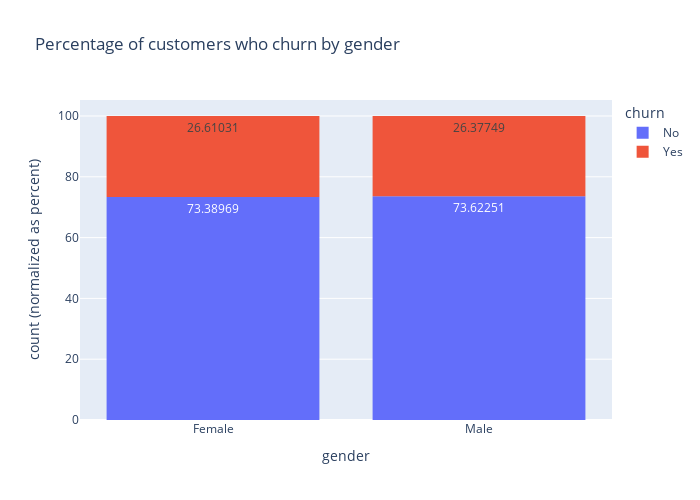
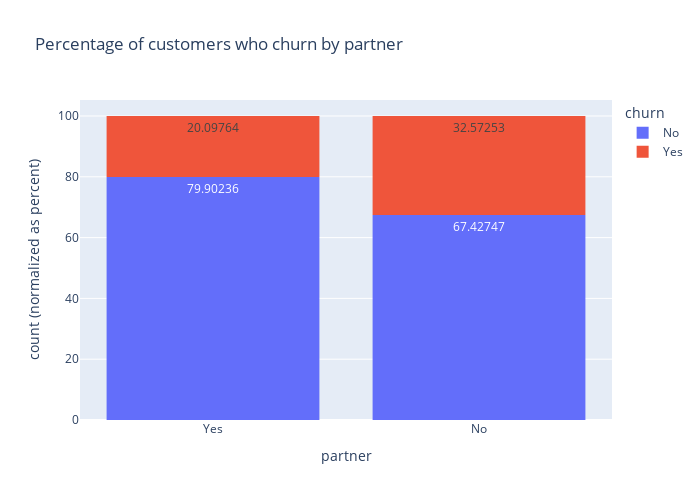
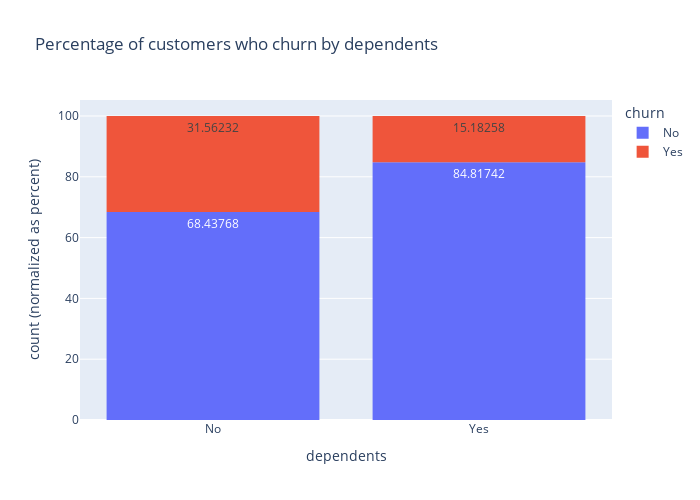
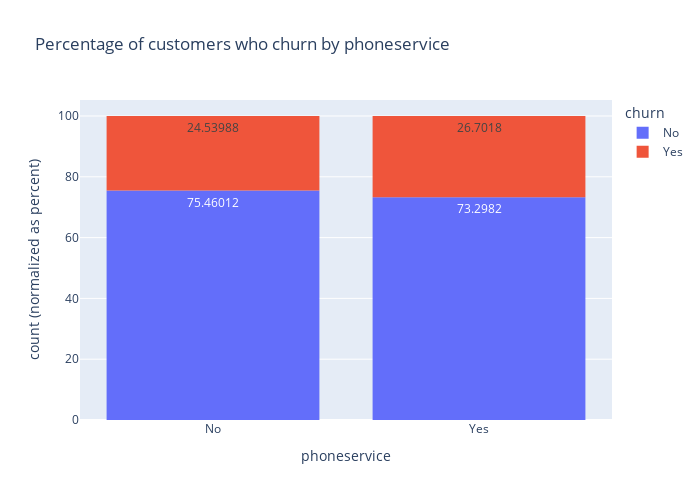

Notebook code for these charts, in order:
### Markdown cell above
### Bivariate Analysis

### Code cell
# visualizing distribution of categorical columns
figsize = (700, 500)

for column in categoricals:
    
    
    #Visualize the raw numbers of relative churn rates
    fig = px.histogram(df, x=df[column], text_auto=True, color=df["churn"],
                       
                       barnorm="percent", barmode="relative",
                       title=f"Percentage of customers who churn by {column} ")
                   
    fig.update_layout(width=figsize[0], height=figsize[1])
    
    fig.show()

### Figure 1 — Plotly figure (JSON) as saved in the notebook; plotly's stock layout.template omitted (floating-point values rounded to 4 significant figures; data arrays with more than 128 entries replaced by an {"elided": "..."} marker saying what was removed)
{"data": [{"alignmentgroup": "True", "bingroup": "x", "hovertemplate": "churn=No<br>gender=%{x}<br>count (normalized as percent)=%{y}<extra></extra>", "legendgroup": "No", "marker": {"color": "#636efa", "pattern": {"shape": ""}}, "name": "No", "offsetgroup": "No", "orientation": "v", "showlegend": true, "texttemplate": "%{value}", "type": "histogram", "x": {"elided": "3707 str values"}, "xaxis": "x", "yaxis": "y"}, {"alignmentgroup": "True", "bingroup": "x", "hovertemplate": "churn=Yes<br>gender=%{x}<br>count (normalized as percent)=%{y}<extra></extra>", "legendgroup": "Yes", "marker": {"color": "#EF553B", "pattern": {"shape": ""}}, "name": "Yes", "offsetgroup": "Yes", "orientation": "v", "showlegend": true, "texttemplate": "%{value}", "type": "histogram", "x": {"elided": "1336 str values"}, "xaxis": "x", "yaxis": "y"}], "layout": {"barmode": "relative", "barnorm": "percent", "height": 500, "legend": {"title": {"text": "churn"}, "tracegroupgap": 0}, "title": {"text": "Percentage of customers who churn by gender "}, "width": 700, "xaxis": {"anchor": "y", "domain": [0, 1], "title": {"text": "gender"}}, "yaxis": {"anchor": "x", "domain": [0, 1], "title": {"text": "count (normalized as percent)"}}}}

### Figure 2 — Plotly figure (JSON) as saved in the notebook; plotly's stock layout.template omitted (floating-point values rounded to 4 significant figures; data arrays with more than 128 entries replaced by an {"elided": "..."} marker saying what was removed)
{"data": [{"alignmentgroup": "True", "bingroup": "x", "hovertemplate": "churn=No<br>partner=%{x}<br>count (normalized as percent)=%{y}<extra></extra>", "legendgroup": "No", "marker": {"color": "#636efa", "pattern": {"shape": ""}}, "name": "No", "offsetgroup": "No", "orientation": "v", "showlegend": true, "texttemplate": "%{value}", "type": "histogram", "x": {"elided": "3707 str values"}, "xaxis": "x", "yaxis": "y"}, {"alignmentgroup": "True", "bingroup": "x", "hovertemplate": "churn=Yes<br>partner=%{x}<br>count (normalized as percent)=%{y}<extra></extra>", "legendgroup": "Yes", "marker": {"color": "#EF553B", "pattern": {"shape": ""}}, "name": "Yes", "offsetgroup": "Yes", "orientation": "v", "showlegend": true, "texttemplate": "%{value}", "type": "histogram", "x": {"elided": "1336 str values"}, "xaxis": "x", "yaxis": "y"}], "layout": {"barmode": "relative", "barnorm": "percent", "height": 500, "legend": {"title": {"text": "churn"}, "tracegroupgap": 0}, "title": {"text": "Percentage of customers who churn by partner "}, "width": 700, "xaxis": {"anchor": "y", "domain": [0, 1], "title": {"text": "partner"}}, "yaxis": {"anchor": "x", "domain": [0, 1], "title": {"text": "count (normalized as percent)"}}}}

### Figure 3 — Plotly figure (JSON) as saved in the notebook; plotly's stock layout.template omitted (floating-point values rounded to 4 significant figures; data arrays with more than 128 entries replaced by an {"elided": "..."} marker saying what was removed)
{"data": [{"alignmentgroup": "True", "bingroup": "x", "hovertemplate": "churn=No<br>dependents=%{x}<br>count (normalized as percent)=%{y}<extra></extra>", "legendgroup": "No", "marker": {"color": "#636efa", "pattern": {"shape": ""}}, "name": "No", "offsetgroup": "No", "orientation": "v", "showlegend": true, "texttemplate": "%{value}", "type": "histogram", "x": {"elided": "3707 str values"}, "xaxis": "x", "yaxis": "y"}, {"alignmentgroup": "True", "bingroup": "x", "hovertemplate": "churn=Yes<br>dependents=%{x}<br>count (normalized as percent)=%{y}<extra></extra>", "legendgroup": "Yes", "marker": {"color": "#EF553B", "pattern": {"shape": ""}}, "name": "Yes", "offsetgroup": "Yes", "orientation": "v", "showlegend": true, "texttemplate": "%{value}", "type": "histogram", "x": {"elided": "1336 str values"}, "xaxis": "x", "yaxis": "y"}], "layout": {"barmode": "relative", "barnorm": "percent", "height": 500, "legend": {"title": {"text": "churn"}, "tracegroupgap": 0}, "title": {"text": "Percentage of customers who churn by dependents "}, "width": 700, "xaxis": {"anchor": "y", "domain": [0, 1], "title": {"text": "dependents"}}, "yaxis": {"anchor": "x", "domain": [0, 1], "title": {"text": "count (normalized as percent)"}}}}

### Figure 4 — Plotly figure (JSON) as saved in the notebook; plotly's stock layout.template omitted (floating-point values rounded to 4 significant figures; data arrays with more than 128 entries replaced by an {"elided": "..."} marker saying what was removed)
{"data": [{"alignmentgroup": "True", "bingroup": "x", "hovertemplate": "churn=No<br>phoneservice=%{x}<br>count (normalized as percent)=%{y}<extra></extra>", "legendgroup": "No", "marker": {"color": "#636efa", "pattern": {"shape": ""}}, "name": "No", "offsetgroup": "No", "orientation": "v", "showlegend": true, "texttemplate": "%{value}", "type": "histogram", "x": {"elided": "3707 str values"}, "xaxis": "x", "yaxis": "y"}, {"alignmentgroup": "True", "bingroup": "x", "hovertemplate": "churn=Yes<br>phoneservice=%{x}<br>count (normalized as percent)=%{y}<extra></extra>", "legendgroup": "Yes", "marker": {"color": "#EF553B", "pattern": {"shape": ""}}, "name": "Yes", "offsetgroup": "Yes", "orientation": "v", "showlegend": true, "texttemplate": "%{value}", "type": "histogram", "x": {"elided": "1336 str values"}, "xaxis": "x", "yaxis": "y"}], "layout": {"barmode": "relative", "barnorm": "percent", "height": 500, "legend": {"title": {"text": "churn"}, "tracegroupgap": 0}, "title": {"text": "Percentage of customers who churn by phoneservice "}, "width": 700, "xaxis": {"anchor": "y", "domain": [0, 1], "title": {"text": "phoneservice"}}, "yaxis": {"anchor": "x", "domain": [0, 1], "title": {"text": "count (normalized as percent)"}}}}
